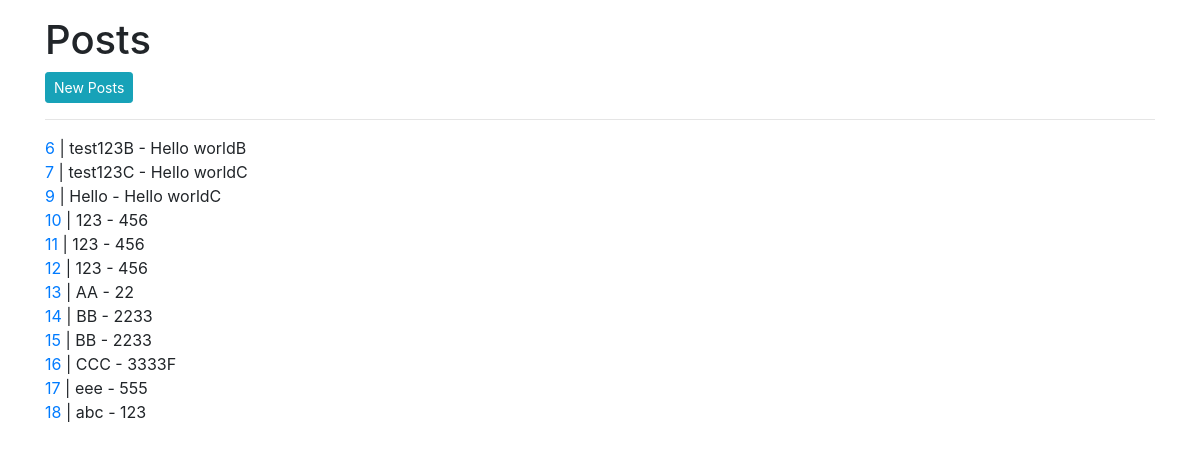
The app's page /posts/, older data.
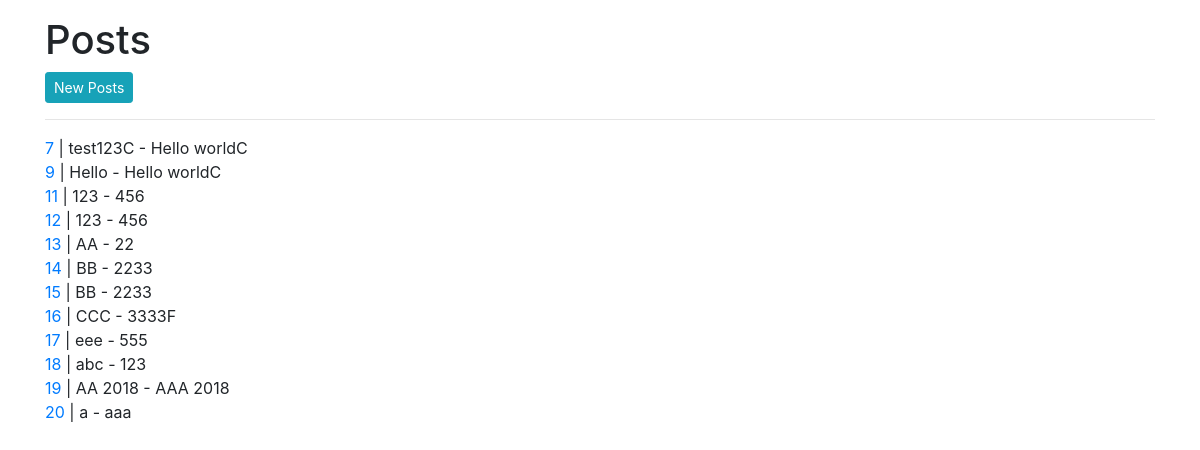
The same page, newer data.
### practice1/models.py (models this page shows, shortened)
class Post(models.Model):
    title = models.CharField(max_length=255)
    content = models.TextField(max_length=255)

### practice1/views.py (the view)
# urls.py: path('posts/', views.index, name='posts_index'),
def index(request):
    posts=Post.objects.all()
    return render(request,'posts/index.html',{
        'posts': posts,
    })

### templates/posts/index.html (shortened to what this page needs)
{% extends "layout.html" %}
{% block main %}
<h1>Posts</h1>
<a class="btn btn-sm btn-info mr-1" href="{% url 'posts:new' %}">New Posts</a>
<hr>
{% for post in posts %}
   <a href="{%url 'posts:show' post.id %}">  {{ post.id }}</a> | {{ post.title }} - {{ post.content }}<br>
{% endfor %}
{% endblock %}

Row changes from the older to the newer data that the page shows:
removed Post: id "6", title "test123B", content "Hello worldB"
removed Post: id "10", title "123", content "456"
added Post: id "19", title "AA 2018", content "AAA 2018"
added Post: id "20", title "a", content "aaa"
